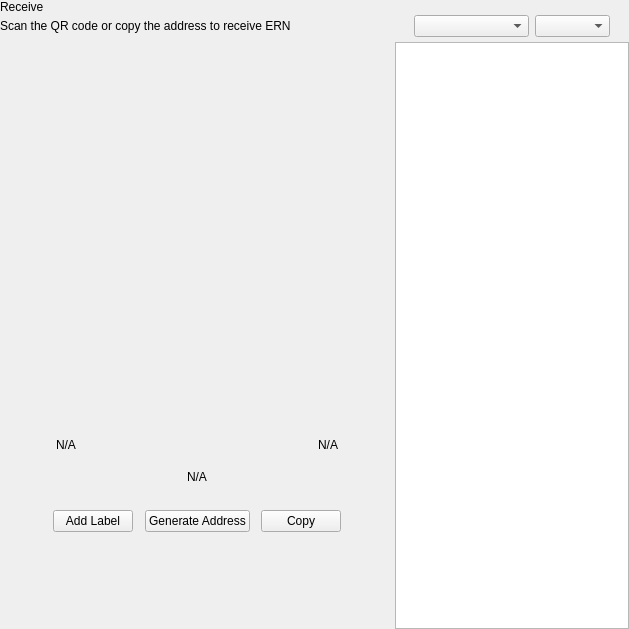
<?xml version="1.0" encoding="UTF-8"?>
<ui version="4.0">
 <class>ReceiveWidget</class>
 <widget class="QWidget" name="ReceiveWidget">
  <property name="geometry">
   <rect>
    <x>0</x>
    <y>0</y>
    <width>629</width>
    <height>629</height>
   </rect>
  </property>
  <property name="minimumSize">
   <size>
    <width>0</width>
    <height>0</height>
   </size>
  </property>
  <property name="windowTitle">
   <string>Form</string>
  </property>
  <layout class="QHBoxLayout" name="horizontalLayout_2" stretch="2,1">
   <property name="spacing">
    <number>0</number>
   </property>
   <property name="leftMargin">
    <number>0</number>
   </property>
   <property name="topMargin">
    <number>0</number>
   </property>
   <property name="rightMargin">
    <number>0</number>
   </property>
   <property name="bottomMargin">
    <number>0</number>
   </property>
   <item>
    <widget class="QWidget" name="left" native="true">
     <layout class="QVBoxLayout" name="verticalLayout_3">
      <property name="leftMargin">
       <number>0</number>
      </property>
      <property name="topMargin">
       <number>0</number>
      </property>
      <property name="rightMargin">
       <number>0</number>
      </property>
      <property name="bottomMargin">
       <number>0</number>
      </property>
      <item>
       <layout class="QVBoxLayout" name="verticalLayout_2">
        <property name="spacing">
         <number>0</number>
        </property>
        <property name="leftMargin">
         <number>0</number>
        </property>
        <item>
         <layout class="QHBoxLayout" name="horizontalLayout_3">
          <property name="spacing">
           <number>0</number>
          </property>
          <item>
           <layout class="QVBoxLayout" name="verticalLayout_4">
            <property name="spacing">
             <number>5</number>
            </property>
            <item>
             <widget class="QLabel" name="labelTitle">
              <property name="text">
               <string>Receive</string>
              </property>
             </widget>
            </item>
            <item alignment="Qt::AlignTop">
             <widget class="QLabel" name="labelSubtitle1">
              <property name="text">
               <string>Scan the QR code or copy the address to receive ERN</string>
              </property>
             </widget>
            </item>
           </layout>
          </item>
          <item>
           <spacer name="horizontalSpacer">
            <property name="orientation">
             <enum>Qt::Horizontal</enum>
            </property>
            <property name="sizeHint" stdset="0">
             <size>
              <width>40</width>
              <height>20</height>
             </size>
            </property>
           </spacer>
          </item>
         </layout>
        </item>
        <item>
         <spacer name="verticalSpacer_2">
          <property name="orientation">
           <enum>Qt::Vertical</enum>
          </property>
          <property name="sizeType">
           <enum>QSizePolicy::Expanding</enum>
          </property>
          <property name="sizeHint" stdset="0">
           <size>
            <width>20</width>
            <height>50</height>
           </size>
          </property>
         </spacer>
        </item>
        <item alignment="Qt::AlignHCenter">
         <widget class="QWidget" name="layoutQR" native="true">
          <property name="maximumSize">
           <size>
            <width>510</width>
            <height>16777215</height>
           </size>
          </property>
          <layout class="QVBoxLayout" name="verticalLayoutQr">
           <item>
            <spacer name="verticalSpacer11">
             <property name="orientation">
              <enum>Qt::Vertical</enum>
             </property>
             <property name="sizeType">
              <enum>QSizePolicy::Fixed</enum>
             </property>
             <property name="sizeHint" stdset="0">
              <size>
               <width>20</width>
               <height>20</height>
              </size>
             </property>
            </spacer>
           </item>
           <item alignment="Qt::AlignHCenter">
            <widget class="QLabel" name="labelQrImg">
             <property name="minimumSize">
              <size>
               <width>260</width>
               <height>260</height>
              </size>
             </property>
             <property name="maximumSize">
              <size>
               <width>260</width>
               <height>260</height>
              </size>
             </property>
             <property name="text">
              <string/>
             </property>
             <property name="alignment">
              <set>Qt::AlignCenter</set>
             </property>
            </widget>
           </item>
           <item>
            <spacer name="verticalSpacer_21">
             <property name="orientation">
              <enum>Qt::Vertical</enum>
             </property>
             <property name="sizeType">
              <enum>QSizePolicy::Fixed</enum>
             </property>
             <property name="sizeHint" stdset="0">
              <size>
               <width>20</width>
               <height>30</height>
              </size>
             </property>
            </spacer>
           </item>
           <item>
            <widget class="QWidget" name="widget" native="true">
             <property name="minimumSize">
              <size>
               <width>0</width>
               <height>0</height>
              </size>
             </property>
             <layout class="QHBoxLayout" name="horizontalLayout_5">
              <item>
               <widget class="QLabel" name="labelLabel">
                <property name="text">
                 <string notr="true">N/A</string>
                </property>
               </widget>
              </item>
              <item>
               <spacer name="horizontalSpacer_2">
                <property name="orientation">
                 <enum>Qt::Horizontal</enum>
                </property>
                <property name="sizeHint" stdset="0">
                 <size>
                  <width>141</width>
                  <height>20</height>
                 </size>
                </property>
               </spacer>
              </item>
              <item>
               <widget class="QLabel" name="labelDate">
                <property name="text">
                 <string notr="true">N/A</string>
                </property>
                <property name="alignment">
                 <set>Qt::AlignRight|Qt::AlignTrailing|Qt::AlignVCenter</set>
                </property>
               </widget>
              </item>
             </layout>
            </widget>
           </item>
           <item>
            <widget class="QLabel" name="labelAddress">
             <property name="sizePolicy">
              <sizepolicy hsizetype="Expanding" vsizetype="Preferred">
               <horstretch>0</horstretch>
               <verstretch>0</verstretch>
              </sizepolicy>
             </property>
             <property name="minimumSize">
              <size>
               <width>300</width>
               <height>0</height>
              </size>
             </property>
             <property name="text">
              <string notr="true">N/A</string>
             </property>
             <property name="alignment">
              <set>Qt::AlignCenter</set>
             </property>
            </widget>
           </item>
           <item>
            <spacer name="verticalSpacer_4">
             <property name="orientation">
              <enum>Qt::Vertical</enum>
             </property>
             <property name="sizeType">
              <enum>QSizePolicy::Fixed</enum>
             </property>
             <property name="sizeHint" stdset="0">
              <size>
               <width>20</width>
               <height>20</height>
              </size>
             </property>
            </spacer>
           </item>
           <item>
            <layout class="QHBoxLayout" name="horizontalLayout_4">
             <item alignment="Qt::AlignHCenter">
              <widget class="QPushButton" name="pushButtonLabel">
               <property name="focusPolicy">
                <enum>Qt::NoFocus</enum>
               </property>
               <property name="text">
                <string>Add Label</string>
               </property>
              </widget>
             </item>
             <item alignment="Qt::AlignHCenter">
              <widget class="QPushButton" name="pushButtonNewAddress">
               <property name="focusPolicy">
                <enum>Qt::NoFocus</enum>
               </property>
               <property name="text">
                <string>Generate Address</string>
               </property>
              </widget>
             </item>
             <item alignment="Qt::AlignHCenter">
              <widget class="QPushButton" name="pushButtonCopy">
               <property name="focusPolicy">
                <enum>Qt::NoFocus</enum>
               </property>
               <property name="text">
                <string>Copy</string>
               </property>
              </widget>
             </item>
            </layout>
           </item>
           <item>
            <spacer name="verticalSpacer_3">
             <property name="orientation">
              <enum>Qt::Vertical</enum>
             </property>
             <property name="sizeType">
              <enum>QSizePolicy::Expanding</enum>
             </property>
             <property name="sizeHint" stdset="0">
              <size>
               <width>20</width>
               <height>20</height>
              </size>
             </property>
            </spacer>
           </item>
          </layout>
         </widget>
        </item>
        <item>
         <spacer name="verticalSpacer">
          <property name="orientation">
           <enum>Qt::Vertical</enum>
          </property>
          <property name="sizeHint" stdset="0">
           <size>
            <width>20</width>
            <height>40</height>
           </size>
          </property>
         </spacer>
        </item>
       </layout>
      </item>
     </layout>
    </widget>
   </item>
   <item>
    <widget class="QWidget" name="right" native="true">
     <layout class="QVBoxLayout" name="verticalLayout_5">
      <property name="spacing">
       <number>0</number>
      </property>
      <property name="leftMargin">
       <number>1</number>
      </property>
      <property name="topMargin">
       <number>0</number>
      </property>
      <property name="rightMargin">
       <number>0</number>
      </property>
      <property name="bottomMargin">
       <number>0</number>
      </property>
      <item>
       <layout class="QVBoxLayout" name="container_right">
        <property name="spacing">
         <number>0</number>
        </property>
        <property name="leftMargin">
         <number>0</number>
        </property>
        <property name="rightMargin">
         <number>0</number>
        </property>
        <item>
         <layout class="QVBoxLayout" name="verticalLayout">
          <property name="spacing">
           <number>6</number>
          </property>
          <property name="leftMargin">
           <number>19</number>
          </property>
          <property name="rightMargin">
           <number>19</number>
          </property>
          <item>
           <widget class="OptionButton" name="btnRequest" native="true"/>
          </item>
          <item>
           <widget class="OptionButton" name="btnMyAddresses" native="true">
            <property name="sizePolicy">
             <sizepolicy hsizetype="Preferred" vsizetype="Minimum">
              <horstretch>0</horstretch>
              <verstretch>0</verstretch>
             </sizepolicy>
            </property>
           </widget>
          </item>
         </layout>
        </item>
        <item>
         <widget class="QWidget" name="sortWidget" native="true">
          <layout class="QHBoxLayout" name="horizontalLayout_6">
           <property name="leftMargin">
            <number>19</number>
           </property>
           <property name="rightMargin">
            <number>19</number>
           </property>
           <property name="bottomMargin">
            <number>5</number>
           </property>
           <item>
            <spacer name="horizontalSpacer_3">
             <property name="orientation">
              <enum>Qt::Horizontal</enum>
             </property>
             <property name="sizeHint" stdset="0">
              <size>
               <width>40</width>
               <height>20</height>
              </size>
             </property>
            </spacer>
           </item>
           <item>
            <widget class="QComboBox" name="comboBoxSort">
             <property name="sizePolicy">
              <sizepolicy hsizetype="Preferred" vsizetype="Fixed">
               <horstretch>0</horstretch>
               <verstretch>0</verstretch>
              </sizepolicy>
             </property>
             <property name="minimumSize">
              <size>
               <width>115</width>
               <height>0</height>
              </size>
             </property>
            </widget>
           </item>
           <item>
            <widget class="QComboBox" name="comboBoxSortOrder">
             <property name="sizePolicy">
              <sizepolicy hsizetype="Preferred" vsizetype="Fixed">
               <horstretch>0</horstretch>
               <verstretch>0</verstretch>
              </sizepolicy>
             </property>
             <property name="minimumSize">
              <size>
               <width>75</width>
               <height>0</height>
              </size>
             </property>
            </widget>
           </item>
          </layout>
         </widget>
        </item>
        <item>
         <widget class="QListView" name="listViewAddress"/>
        </item>
       </layout>
      </item>
     </layout>
    </widget>
   </item>
  </layout>
 </widget>
 <customwidgets>
  <customwidget>
   <class>OptionButton</class>
   <extends>QWidget</extends>
   <header>qt/earnscoin/optionbutton.h</header>
   <container>1</container>
  </customwidget>
 </customwidgets>
 <resources/>
 <connections/>
</ui>
